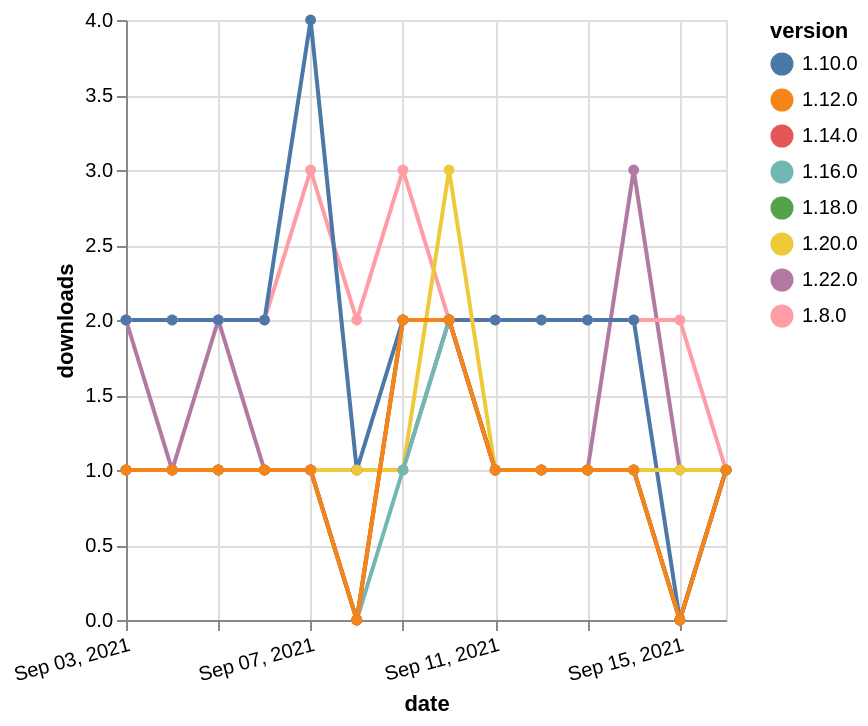

Here is the Vega-Lite specification saved for this chart:
### Vega-Lite specification from a JSON file in a GitHub repository (floating-point values rounded to 4 significant figures)
{"$schema": "https://vega.github.io/schema/vega-lite/v5.json", "description": "A simple bar chart with embedded data.", "data": {"values": [{"date": "2021-09-03", "total": 170, "delta": 1, "version": "1.18.0"}, {"date": "2021-09-04", "total": 171, "delta": 1, "version": "1.18.0"}, {"date": "2021-09-05", "total": 172, "delta": 1, "version": "1.18.0"}, {"date": "2021-09-06", "total": 173, "delta": 1, "version": "1.18.0"}, {"date": "2021-09-07", "total": 174, "delta": 1, "version": "1.18.0"}, {"date": "2021-09-08", "total": 174, "delta": 0, "version": "1.18.0"}, {"date": "2021-09-09", "total": 176, "delta": 2, "version": "1.18.0"}, {"date": "2021-09-10", "total": 178, "delta": 2, "version": "1.18.0"}, {"date": "2021-09-11", "total": 179, "delta": 1, "version": "1.18.0"}, {"date": "2021-09-12", "total": 180, "delta": 1, "version": "1.18.0"}, {"date": "2021-09-13", "total": 181, "delta": 1, "version": "1.18.0"}, {"date": "2021-09-14", "total": 182, "delta": 1, "version": "1.18.0"}, {"date": "2021-09-15", "total": 182, "delta": 0, "version": "1.18.0"}, {"date": "2021-09-16", "total": 183, "delta": 1, "version": "1.18.0"}, {"date": "2021-09-03", "total": 121, "delta": 2, "version": "1.22.0"}, {"date": "2021-09-04", "total": 122, "delta": 1, "version": "1.22.0"}, {"date": "2021-09-05", "total": 124, "delta": 2, "version": "1.22.0"}, {"date": "2021-09-06", "total": 125, "delta": 1, "version": "1.22.0"}, {"date": "2021-09-07", "total": 126, "delta": 1, "version": "1.22.0"}, {"date": "2021-09-08", "total": 127, "delta": 1, "version": "1.22.0"}, {"date": "2021-09-09", "total": 128, "delta": 1, "version": "1.22.0"}, {"date": "2021-09-10", "total": 130, "delta": 2, "version": "1.22.0"}, {"date": "2021-09-11", "total": 131, "delta": 1, "version": "1.22.0"}, {"date": "2021-09-12", "total": 132, "delta": 1, "version": "1.22.0"}, {"date": "2021-09-13", "total": 133, "delta": 1, "version": "1.22.0"}, {"date": "2021-09-14", "total": 136, "delta": 3, "version": "1.22.0"}, {"date": "2021-09-15", "total": 137, "delta": 1, "version": "1.22.0"}, {"date": "2021-09-16", "total": 138, "delta": 1, "version": "1.22.0"}, {"date": "2021-09-03", "total": 2370, "delta": 2, "version": "1.8.0"}, {"date": "2021-09-04", "total": 2372, "delta": 2, "version": "1.8.0"}, {"date": "2021-09-05", "total": 2374, "delta": 2, "version": "1.8.0"}, {"date": "2021-09-06", "total": 2376, "delta": 2, "version": "1.8.0"}, {"date": "2021-09-07", "total": 2379, "delta": 3, "version": "1.8.0"}, {"date": "2021-09-08", "total": 2381, "delta": 2, "version": "1.8.0"}, {"date": "2021-09-09", "total": 2384, "delta": 3, "version": "1.8.0"}, {"date": "2021-09-10", "total": 2386, "delta": 2, "version": "1.8.0"}, {"date": "2021-09-11", "total": 2388, "delta": 2, "version": "1.8.0"}, {"date": "2021-09-12", "total": 2390, "delta": 2, "version": "1.8.0"}, {"date": "2021-09-13", "total": 2392, "delta": 2, "version": "1.8.0"}, {"date": "2021-09-14", "total": 2394, "delta": 2, "version": "1.8.0"}, {"date": "2021-09-15", "total": 2396, "delta": 2, "version": "1.8.0"}, {"date": "2021-09-16", "total": 2397, "delta": 1, "version": "1.8.0"}, {"date": "2021-09-03", "total": 2415, "delta": 2, "version": "1.10.0"}, {"date": "2021-09-04", "total": 2417, "delta": 2, "version": "1.10.0"}, {"date": "2021-09-05", "total": 2419, "delta": 2, "version": "1.10.0"}, {"date": "2021-09-06", "total": 2421, "delta": 2, "version": "1.10.0"}, {"date": "2021-09-07", "total": 2425, "delta": 4, "version": "1.10.0"}, {"date": "2021-09-08", "total": 2426, "delta": 1, "version": "1.10.0"}, {"date": "2021-09-09", "total": 2428, "delta": 2, "version": "1.10.0"}, {"date": "2021-09-10", "total": 2430, "delta": 2, "version": "1.10.0"}, {"date": "2021-09-11", "total": 2432, "delta": 2, "version": "1.10.0"}, {"date": "2021-09-12", "total": 2434, "delta": 2, "version": "1.10.0"}, {"date": "2021-09-13", "total": 2436, "delta": 2, "version": "1.10.0"}, {"date": "2021-09-14", "total": 2438, "delta": 2, "version": "1.10.0"}, {"date": "2021-09-15", "total": 2438, "delta": 0, "version": "1.10.0"}, {"date": "2021-09-16", "total": 2439, "delta": 1, "version": "1.10.0"}, {"date": "2021-09-03", "total": 198, "delta": 1, "version": "1.20.0"}, {"date": "2021-09-04", "total": 199, "delta": 1, "version": "1.20.0"}, {"date": "2021-09-05", "total": 200, "delta": 1, "version": "1.20.0"}, {"date": "2021-09-06", "total": 201, "delta": 1, "version": "1.20.0"}, {"date": "2021-09-07", "total": 202, "delta": 1, "version": "1.20.0"}, {"date": "2021-09-08", "total": 203, "delta": 1, "version": "1.20.0"}, {"date": "2021-09-09", "total": 204, "delta": 1, "version": "1.20.0"}, {"date": "2021-09-10", "total": 207, "delta": 3, "version": "1.20.0"}, {"date": "2021-09-11", "total": 208, "delta": 1, "version": "1.20.0"}, {"date": "2021-09-12", "total": 209, "delta": 1, "version": "1.20.0"}, {"date": "2021-09-13", "total": 210, "delta": 1, "version": "1.20.0"}, {"date": "2021-09-14", "total": 211, "delta": 1, "version": "1.20.0"}, {"date": "2021-09-15", "total": 212, "delta": 1, "version": "1.20.0"}, {"date": "2021-09-16", "total": 213, "delta": 1, "version": "1.20.0"}, {"date": "2021-09-03", "total": 198, "delta": 1, "version": "1.16.0"}, {"date": "2021-09-04", "total": 199, "delta": 1, "version": "1.16.0"}, {"date": "2021-09-05", "total": 200, "delta": 1, "version": "1.16.0"}, {"date": "2021-09-06", "total": 201, "delta": 1, "version": "1.16.0"}, {"date": "2021-09-07", "total": 202, "delta": 1, "version": "1.16.0"}, {"date": "2021-09-08", "total": 202, "delta": 0, "version": "1.16.0"}, {"date": "2021-09-09", "total": 203, "delta": 1, "version": "1.16.0"}, {"date": "2021-09-10", "total": 205, "delta": 2, "version": "1.16.0"}, {"date": "2021-09-11", "total": 206, "delta": 1, "version": "1.16.0"}, {"date": "2021-09-12", "total": 207, "delta": 1, "version": "1.16.0"}, {"date": "2021-09-13", "total": 208, "delta": 1, "version": "1.16.0"}, {"date": "2021-09-14", "total": 209, "delta": 1, "version": "1.16.0"}, {"date": "2021-09-15", "total": 209, "delta": 0, "version": "1.16.0"}, {"date": "2021-09-16", "total": 210, "delta": 1, "version": "1.16.0"}, {"date": "2021-09-03", "total": 203, "delta": 1, "version": "1.14.0"}, {"date": "2021-09-04", "total": 204, "delta": 1, "version": "1.14.0"}, {"date": "2021-09-05", "total": 205, "delta": 1, "version": "1.14.0"}, {"date": "2021-09-06", "total": 206, "delta": 1, "version": "1.14.0"}, {"date": "2021-09-07", "total": 207, "delta": 1, "version": "1.14.0"}, {"date": "2021-09-08", "total": 207, "delta": 0, "version": "1.14.0"}, {"date": "2021-09-09", "total": 209, "delta": 2, "version": "1.14.0"}, {"date": "2021-09-10", "total": 211, "delta": 2, "version": "1.14.0"}, {"date": "2021-09-11", "total": 212, "delta": 1, "version": "1.14.0"}, {"date": "2021-09-12", "total": 213, "delta": 1, "version": "1.14.0"}, {"date": "2021-09-13", "total": 214, "delta": 1, "version": "1.14.0"}, {"date": "2021-09-14", "total": 215, "delta": 1, "version": "1.14.0"}, {"date": "2021-09-15", "total": 215, "delta": 0, "version": "1.14.0"}, {"date": "2021-09-16", "total": 216, "delta": 1, "version": "1.14.0"}, {"date": "2021-09-03", "total": 254, "delta": 1, "version": "1.12.0"}, {"date": "2021-09-04", "total": 255, "delta": 1, "version": "1.12.0"}, {"date": "2021-09-05", "total": 256, "delta": 1, "version": "1.12.0"}, {"date": "2021-09-06", "total": 257, "delta": 1, "version": "1.12.0"}, {"date": "2021-09-07", "total": 258, "delta": 1, "version": "1.12.0"}, {"date": "2021-09-08", "total": 258, "delta": 0, "version": "1.12.0"}, {"date": "2021-09-09", "total": 260, "delta": 2, "version": "1.12.0"}, {"date": "2021-09-10", "total": 262, "delta": 2, "version": "1.12.0"}, {"date": "2021-09-11", "total": 263, "delta": 1, "version": "1.12.0"}, {"date": "2021-09-12", "total": 264, "delta": 1, "version": "1.12.0"}, {"date": "2021-09-13", "total": 265, "delta": 1, "version": "1.12.0"}, {"date": "2021-09-14", "total": 266, "delta": 1, "version": "1.12.0"}, {"date": "2021-09-15", "total": 266, "delta": 0, "version": "1.12.0"}, {"date": "2021-09-16", "total": 267, "delta": 1, "version": "1.12.0"}]}, "width": "container", "mark": {"type": "line", "point": {"filled": true}}, "encoding": {"x": {"field": "date", "type": "temporal", "timeUnit": "yearmonthdate", "title": "date", "axis": {"labelAngle": -15}}, "y": {"field": "delta", "type": "quantitative", "title": "downloads"}, "color": {"field": "version", "type": "nominal"}, "tooltip": {"field": "delta"}}}
